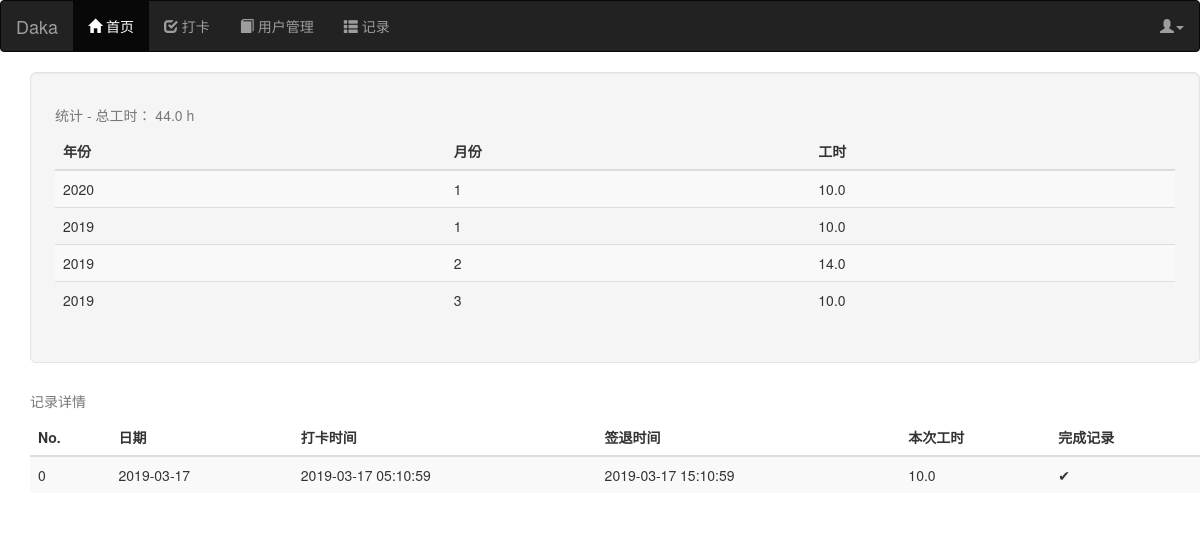
/main/record?year=2019&month=3 (signed in), run on the app's committed database.
### app/models.py (models this page shows, shortened)
class Record(db.Model):
    __tablename__="records"
    id=db.Column(db.Integer,primary_key=True)
    date=db.Column(db.Date,index=True)
    year=db.Column(db.Integer)
    month=db.Column(db.Integer)
    clock_in_time=db.Column(db.DateTime)
    clock_out_time=db.Column(db.DateTime)
    clock_out=db.Column(db.Boolean,default=False)
    hours=db.Column(db.Float,default=0)
    user_id=db.Column(db.Integer,db.ForeignKey("users.id"),index=True)

### app/main/views.py (the view)
@main.route("/record")
@login_required
def record():
    year=request.args.get("year",0)
    month=request.args.get("month",0)
    user=User.query.filter_by(id=current_user.id).first()
    data=generate_summary_data(user)
    worktime=Record.query.filter_by(user=user).with_entities(func.sum(Record.hours)).first()[0]
    records=Record.query.filter_by(user=user,year=year,month=month).order_by(Record.date.desc()).all()
    return render_template("main/record.html",records=enumerate(records),data=data,worktime=worktime)

### app/main/views.py (called while the page is built)
def generate_summary_data(user):
    ret=[]
    user_query=Record.query.filter_by(user=user)
    years=user_query.with_entities(func.distinct(Record.year)).all()
    for year in years:
        months=user_query.filter_by(year=year[0]).with_entities(func.distinct(Record.month)).all()
        for month in months:
            node={
                "year":year[0],
                "month":month[0],
                "worktime":user_query.filter_by(year=year[0],month=month[0]).with_entities(func.sum(Record.hours)).first()[0]
            }
            ret.append(node)
    return ret

### app/models.py (called while the page is built)
@login_manager.user_loader
def load_user(user_id):
    return User.query.get(int(user_id))

    def can(self,permissions):
        return self.role is not None and (self.role.permissions & permissions)==permissions

    def is_admin(self):
        return self.can(Permission.ADMINISTER)

### app/templates/main/record.html (shortened to what this page needs)
{% extends "base.html" %}
{% block page_content %}
<div class="container">
    <div class="row">
        <div class="well well-lg pre-scrollable">
            <table class="table table-striped">
                <caption>统计 - 总工时： {{ worktime | round(2,"floor") }} h</caption>
                <thead>
                    <tr>
                        <th>年份</th>
                        <th>月份</th>
                        <th>工时</th>
                    </tr>
                </thead>
                <tbody>
                    {% for i in data %}
                    <tr onclick="location.href='/main/record?year={{ i.year }}&month={{ i.month }}';">
                        <td>{{ i.year }}</td>
                        <td>{{ i.month }}</td>
                        <td>{{ i.worktime | round(2,"floor") }}</td>
                    </tr>
                    {% endfor %}
                </tbody>
            </table>
        </div>
        <div class="pre-scrollable">
            <table class="table table-striped">
                <caption>记录详情</caption>
                <thead>
                    <tr>
                        <th>No.</th>
                        <th>日期</th>
                        <th>打卡时间</th>
                        <th>签退时间</th>
                        <th>本次工时</th>
                        <th>完成记录</th>
                    </tr>
                </thead>
                <tbody>
                    {% for i,r in records %}
                    <tr>
                        <td>{{ i }}</td>
                        <td>{{ r.date }}</td>
                        <td>{{ r.clock_in_time }}</td>
                        <td>{{ r.clock_out_time }}</td>
                        <td>{{ r.hours | round(2,"floor") }}</td>
                        {% if r.clock_out %}
                        <td>✔</td>
                        {% else %}
                        <td>❌</td>
                        {% endif %}
                    </tr>
                    {% endfor %}
                </tbody>
            </table>
        </div>
    </div>
</div>
{% endblock %}

### data on the page
Record: i "0", date "2019-03-17", clock_in_time "2019-03-17 05:10:59", clock_out_time "2019-03-17 15:10:59", hours "10.0"

### other printed values
{{ worktime | round(2,"floor") }} "44.0"
{{ i.year }} "2020" "2019" "2019" "2019"
{{ i.month }} "1" "1" "2" "3"
{{ i.worktime | round(2,"floor") }} "10.0" "10.0" "14.0" "10.0"
